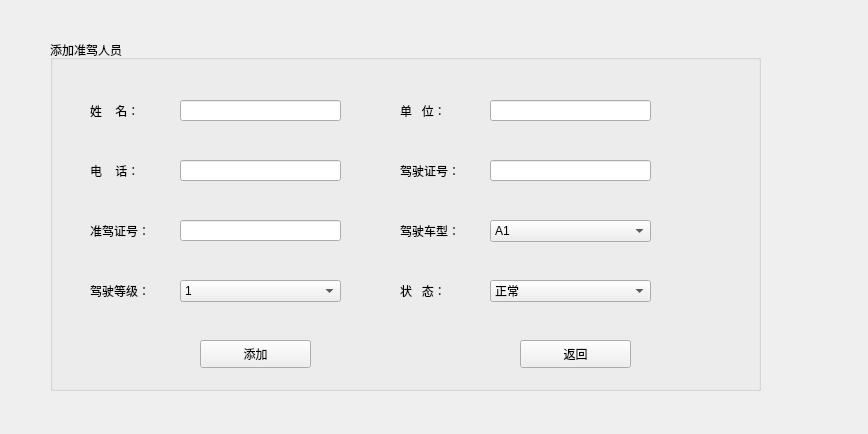
<?xml version="1.0" encoding="UTF-8"?>
<ui version="4.0">
 <class>Adddriver</class>
 <widget class="QWidget" name="Adddriver">
  <property name="geometry">
   <rect>
    <x>0</x>
    <y>0</y>
    <width>868</width>
    <height>434</height>
   </rect>
  </property>
  <property name="windowTitle">
   <string>Form</string>
  </property>
  <widget class="QGroupBox" name="groupBox">
   <property name="geometry">
    <rect>
     <x>50</x>
     <y>40</y>
     <width>711</width>
     <height>351</height>
    </rect>
   </property>
   <property name="title">
    <string>添加准驾人员</string>
   </property>
   <widget class="QLabel" name="label">
    <property name="geometry">
     <rect>
      <x>40</x>
      <y>60</y>
      <width>71</width>
      <height>21</height>
     </rect>
    </property>
    <property name="text">
     <string>姓    名：</string>
    </property>
   </widget>
   <widget class="QLineEdit" name="lineEd1">
    <property name="geometry">
     <rect>
      <x>130</x>
      <y>60</y>
      <width>161</width>
      <height>21</height>
     </rect>
    </property>
   </widget>
   <widget class="QLineEdit" name="lineEd2">
    <property name="geometry">
     <rect>
      <x>440</x>
      <y>60</y>
      <width>161</width>
      <height>21</height>
     </rect>
    </property>
   </widget>
   <widget class="QLabel" name="label_2">
    <property name="geometry">
     <rect>
      <x>350</x>
      <y>60</y>
      <width>71</width>
      <height>21</height>
     </rect>
    </property>
    <property name="text">
     <string>单   位：</string>
    </property>
   </widget>
   <widget class="QLineEdit" name="lineEd4">
    <property name="geometry">
     <rect>
      <x>440</x>
      <y>120</y>
      <width>161</width>
      <height>21</height>
     </rect>
    </property>
   </widget>
   <widget class="QLineEdit" name="lineEd3">
    <property name="geometry">
     <rect>
      <x>130</x>
      <y>120</y>
      <width>161</width>
      <height>21</height>
     </rect>
    </property>
   </widget>
   <widget class="QLabel" name="label_6">
    <property name="geometry">
     <rect>
      <x>350</x>
      <y>120</y>
      <width>71</width>
      <height>21</height>
     </rect>
    </property>
    <property name="text">
     <string>驾驶证号：</string>
    </property>
   </widget>
   <widget class="QLabel" name="label_7">
    <property name="geometry">
     <rect>
      <x>40</x>
      <y>180</y>
      <width>71</width>
      <height>21</height>
     </rect>
    </property>
    <property name="text">
     <string>准驾证号：</string>
    </property>
   </widget>
   <widget class="QLineEdit" name="lineEd5">
    <property name="geometry">
     <rect>
      <x>130</x>
      <y>180</y>
      <width>161</width>
      <height>21</height>
     </rect>
    </property>
   </widget>
   <widget class="QLabel" name="label_8">
    <property name="geometry">
     <rect>
      <x>350</x>
      <y>180</y>
      <width>71</width>
      <height>21</height>
     </rect>
    </property>
    <property name="text">
     <string>驾驶车型：</string>
    </property>
   </widget>
   <widget class="QLabel" name="label_5">
    <property name="geometry">
     <rect>
      <x>40</x>
      <y>120</y>
      <width>71</width>
      <height>21</height>
     </rect>
    </property>
    <property name="text">
     <string>电    话：</string>
    </property>
   </widget>
   <widget class="QLabel" name="label_9">
    <property name="geometry">
     <rect>
      <x>40</x>
      <y>240</y>
      <width>71</width>
      <height>21</height>
     </rect>
    </property>
    <property name="text">
     <string>驾驶等级：</string>
    </property>
   </widget>
   <widget class="QLabel" name="label_10">
    <property name="geometry">
     <rect>
      <x>350</x>
      <y>240</y>
      <width>71</width>
      <height>21</height>
     </rect>
    </property>
    <property name="text">
     <string>状   态：</string>
    </property>
   </widget>
   <widget class="QPushButton" name="pushButton">
    <property name="geometry">
     <rect>
      <x>150</x>
      <y>300</y>
      <width>111</width>
      <height>28</height>
     </rect>
    </property>
    <property name="text">
     <string>添加</string>
    </property>
   </widget>
   <widget class="QPushButton" name="pushButton_2">
    <property name="geometry">
     <rect>
      <x>470</x>
      <y>300</y>
      <width>111</width>
      <height>28</height>
     </rect>
    </property>
    <property name="text">
     <string>返回</string>
    </property>
   </widget>
   <widget class="QComboBox" name="comboBox">
    <property name="geometry">
     <rect>
      <x>440</x>
      <y>240</y>
      <width>161</width>
      <height>22</height>
     </rect>
    </property>
    <item>
     <property name="text">
      <string>正常</string>
     </property>
    </item>
    <item>
     <property name="text">
      <string>异常</string>
     </property>
    </item>
   </widget>
   <widget class="QComboBox" name="comboBox_2">
    <property name="geometry">
     <rect>
      <x>440</x>
      <y>180</y>
      <width>161</width>
      <height>22</height>
     </rect>
    </property>
    <item>
     <property name="text">
      <string>A1</string>
     </property>
    </item>
    <item>
     <property name="text">
      <string>B1</string>
     </property>
    </item>
    <item>
     <property name="text">
      <string>C1</string>
     </property>
    </item>
    <item>
     <property name="text">
      <string>C2</string>
     </property>
    </item>
   </widget>
   <widget class="QComboBox" name="comboBox_3">
    <property name="geometry">
     <rect>
      <x>130</x>
      <y>240</y>
      <width>161</width>
      <height>22</height>
     </rect>
    </property>
    <item>
     <property name="text">
      <string>1</string>
     </property>
    </item>
    <item>
     <property name="text">
      <string>2</string>
     </property>
    </item>
    <item>
     <property name="text">
      <string>3</string>
     </property>
    </item>
   </widget>
  </widget>
 </widget>
 <resources/>
 <connections/>
</ui>
